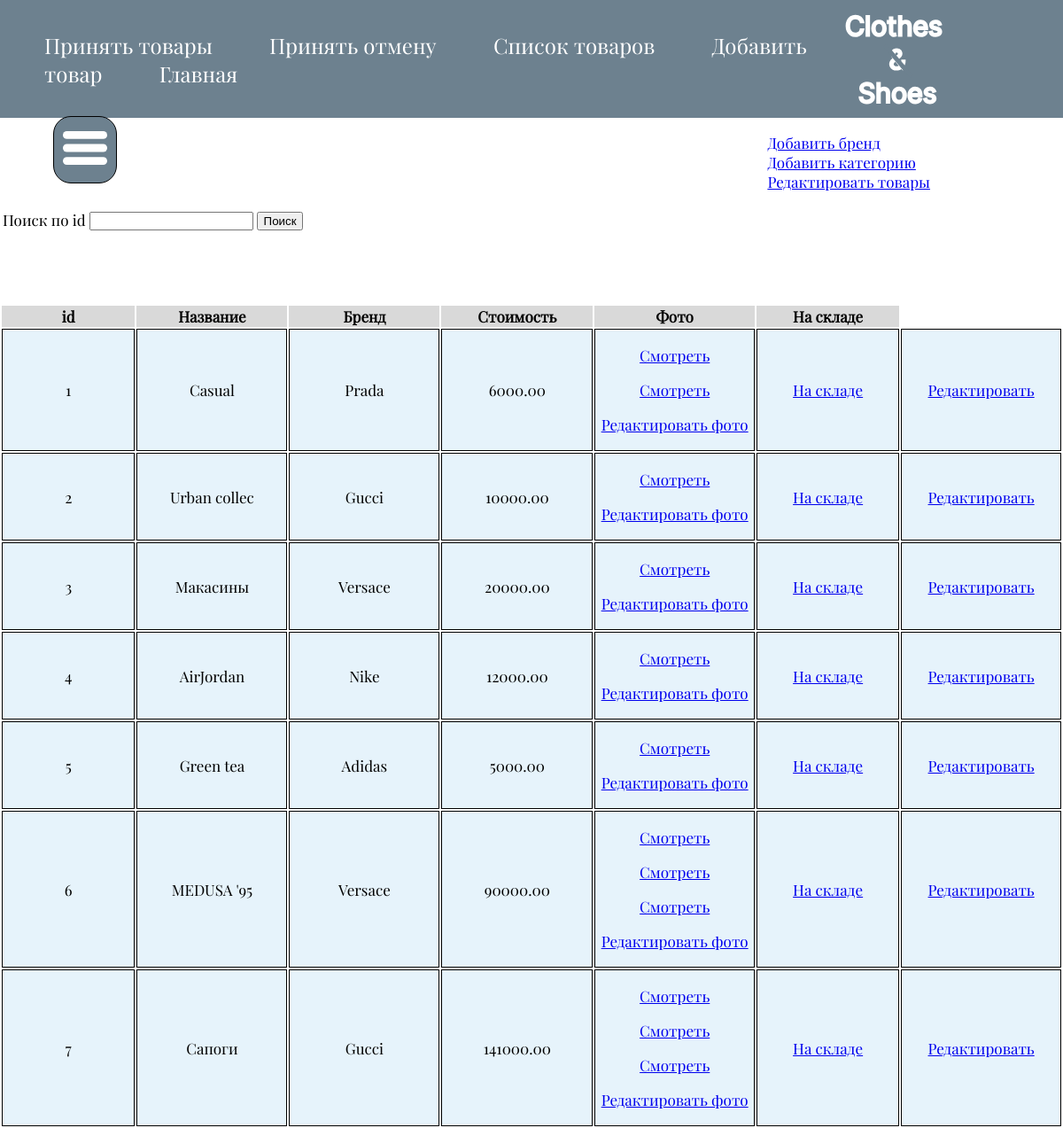
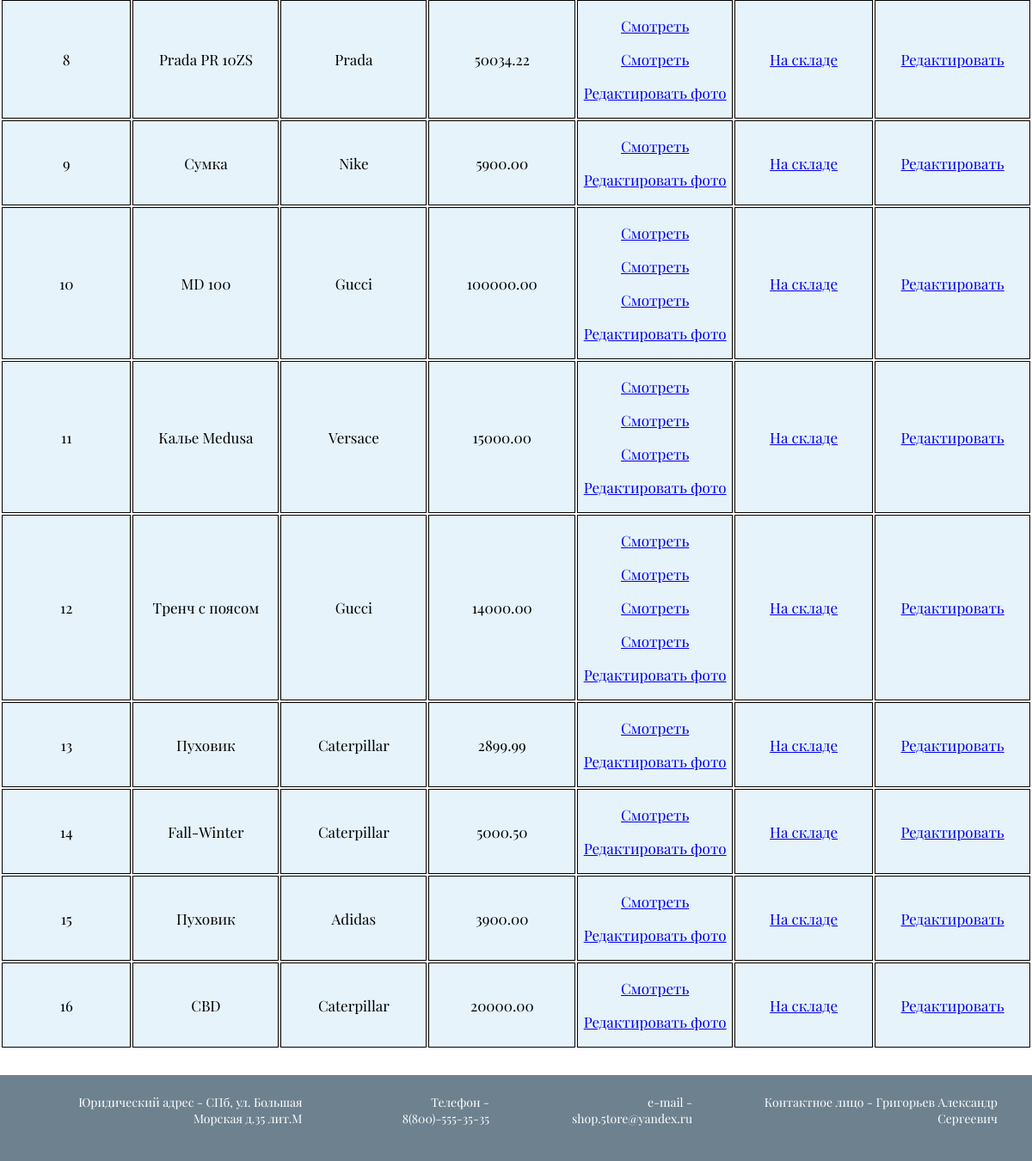
Page /storage/redact_products/ (signed in) on the committed database (2 pictures, top to bottom).
### store/models.py (models this page shows, shortened)
class Brand(models.Model):
    def __str__(self):
        return self.name
    name = models.CharField(max_length=15)

class Product(models.Model):
    name = models.CharField(max_length=15)
    country = models.CharField(max_length=15)
    brand = models.ForeignKey(Brand, on_delete=models.SET_NULL, null=True)
    cost = models.DecimalField(decimal_places=2, max_digits=10)
    sex = models.CharField(max_length=15)
    sub_category = models.ForeignKey(SubCategory, on_delete=models.SET_NULL, null=True)

### store/views.py (the view)
# urls.py: path('storage/redact_products/', views.all_products_page, name='all_product'),
def all_products_page(request):
    user = request.user
    if is_storage_stuff(user.id) or user.is_superuser:
        url_s = "/storage/redact_products/on_storage/?id="
        url = "/storage/change_product/?id="
        url_p = "/storage/product_photos/?id="
        if request.method == 'POST':
            form = Search(request.POST)
            if form.is_valid():
                id = form.cleaned_data.get('quest')
                prods = get_prods_by_id(id)
                msg = f"Поиск по id = {id}"
                return render(request, "storage_stuff/products_redaction.html",
                              {'form': form, 'user': user, 'prods': prods, 'msg': msg, 'url': url, 'urls': url_s})
            else:
                prods = get_all_prods()
                msg = f"Ошибка поиска"
                return render(request, "storage_stuff/products_redaction.html",
                              {'form': form, 'user': user, 'prods': prods, 'msg': msg, 'url': url, 'urls': url_s})
        else:
            form = Search()
            prods = get_all_prods()
            msg = f"Все товары"
            return render(request, "storage_stuff/products_redaction.html",
                          {'form': form, 'user': user, 'prods': prods, 'msg': msg, 'url': url, 'url_s': url_s,
                           'url_p': url_p})
    else:
        return redirect("/")

### store/forms.py
class Search(forms.Form):
    quest = forms.IntegerField(min_value=1)

### store/utils.py (called while the page is built)
def get_product_photo(prod_id):
    prod_photos = ProductPhoto.objects.filter(product_id=prod_id)
    prod_ph_l = []
    for photo in prod_photos:
        p_url = photo.photo.url
        prod_ph_l.append(p_url)
    return prod_ph_l

def get_all_prods():
    prods = Product.objects.all()
    result = []
    for prod in prods:
        try:
            brand = Brand.objects.get(id=prod.brand_id)
        except:
            brand = "None"
        result.append([get_product_photo(prod.id), prod.id, prod.name, brand, prod.cost])
    return result

def is_storage_stuff(user_id):
    try:
        stuff = StuffCategory.objects.get(user_id=user_id, is_storage_stuff=True)
        return True
    except ObjectDoesNotExist:
        return False
    except MultipleObjectsReturned:
        return False

### store/templates/storage_stuff/products_redaction.html (shortened to what this page needs)
{% extends "storage_base.html" %}
{% block content %}
    {% if user.is_authenticated %}
<section class="basket_sec">
    <form method="post">
    <table>
    <tr>
        <td>Поиск по id</td>
        <td>{{ form.quest }}</td>
        <td>
            <input type="submit" value="Поиск" />
        </td>
    </tr>
    </table>
    </form>
    <table class="basket_table">
      <thead>
        <tr>
            <th>id</th>
            <th>Название</th>
            <th>Бренд</th>
            <th>Стоимость</th>
            <th>Фото</th>
            <th>На складе</th>
        </tr>
      </thead>
        <tbody>
        {% for prod in prods %}
        <tr>
            <td>
                {{prod.1}}
            </td>
            <td>
                {{prod.2}}
            </td>
            <td>
                {{prod.3}}
            </td>
            <td>
                {{prod.4}}
            </td>
            <td>
                {% for photo in prod.0 %}
               <p><a href="{{photo}}">Смотреть</a></p>
                {% endfor %}
                <p><a href="{{url_p}}{{prod.1}}">Редактировать фото</a></p>
            </td>
            <td>
                <p><a href="{{url_s}}{{prod.1}}">На складе</a></p>
            </td>
            <td>
                <p><a href="{{url}}{{prod.1}}">Редактировать</a></p>
            </td>
        </tr>
        {% endfor %}
        </tbody>
    </table>
    {% endif %}
{% endblock content %}

### store/static/css/mainStyle.css (style rules this page uses)
body { margin: 0; font-family: 'Regular'; font-size: 17px; }

### store/static/css/basket.css (style rules this page uses)
.basket_table { margin:auto; margin-top: 30px; margin-bottom: 30px; }
.basket_table td { background: #E6F3FB; border: 1px solid black; width: 200px; text-align: center; }
.basket_table th { background: #D9D9D9; width: 200px; text-align: center; }

### rows in the picture
Brand: prod "1", name "Casual", name "Prada", cost "6000.00", prod "8", name "Prada PR 10ZS", cost "50034.22"
Brand: id "2", name "Urban collec", name "Gucci", cost "10000.00", prod "7", name "Сапоги", cost "141000.00", prod "10", name "MD 100", cost "100000.00", prod "12", name "Тренч с поясом", cost "14000.00"
Brand: prod "3", name "Макасины", name "Versace", cost "20000.00", prod "6", name "MEDUSA '95", cost "90000.00", prod "11", name "Калье Medusa", cost "15000.00"
Brand: prod "4", name "AirJordan", name "Nike", cost "12000.00", prod "9", name "Сумка", cost "5900.00"
Brand: prod "5", name "Green tea", name "Adidas", cost "5000.00", prod "15", name "Пуховик", cost "3900.00"
Brand: prod "13", name "Пуховик", name "Caterpillar", cost "2899.99", prod "14", name "Fall-Winter", cost "5000.50", prod "16", name "CBD", cost "20000.00"
